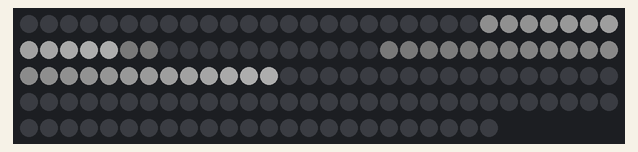
Simulated run of this sketch. Board: Arduino Uno, built for the host (arithmetic inside an expression is 32-bit, double 64-bit). Parts: 144 RGB LEDs in strip order, left to right, continuing on the next row. Dim RGB values are drawn brighter than linear; random numbers use the default seed unless the sketch sets one.

Above: at 0.46 s.
At 5.33 s:
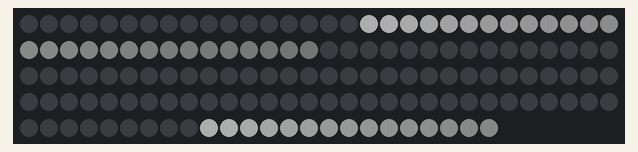
At 10.19 s:
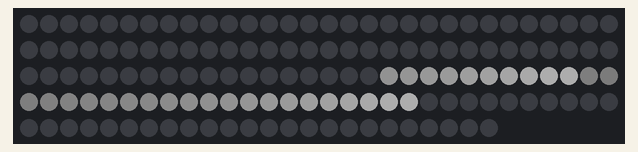
At 20.22 s:
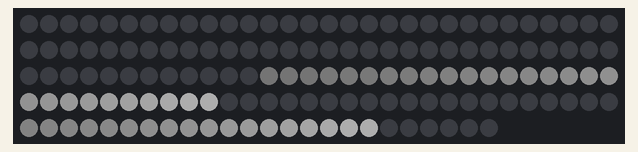
At 29.94 s:
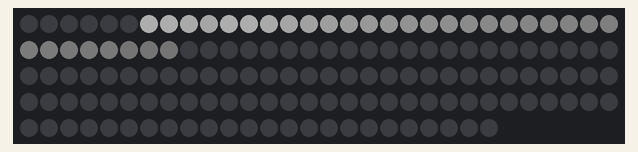
At 39.67 s:
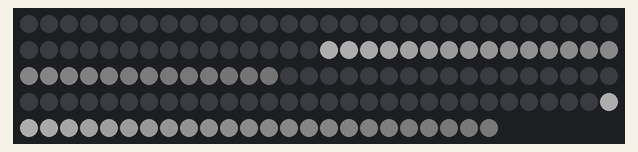

The sketch:

Comet.ino
```cpp
// Import the FastLED library so we can use it to control the lights.
#include <FastLED.h>

// Specify which digital IO port the data wire from the LED strip
// will be connected to.
#define LED_PIN     7

// Specify how many LEDs on the strip will be controlled.
// Max 637 for arduino uno memory
#define NUM_LEDS    144

// Specify the color order of the LEDs. It differs by type of LED strip
// and could be RGB, RBG, BRG, GBR, ...
// Use ThreeLightTest to determine the correct order.
#define COLOR_ORDER GRB

// LED chipset type.
#define CHIPSET     WS2812B

// Set the light brightness from 0-255.  If too bright, you
// can permanently damage the arduino, so use a small number to start.
#define BRIGHTNESS  50

// Set power limits to prevent damaging the Vout pin if powering the
// lights from the arduino. 5V 400mA are safe defaults for the Arduino.
// Higher values can be used if powering the lights from an external
// power supply.
#define MAX_VOLTS   5
#define MAX_CURRENT_MILLIAMPS 400


#define DIRECTION_OUT true
#define DIRECTION_IN  false

// Create a variable that will store the colors for the LEDs.
CRGB leds[NUM_LEDS];

// How quickly the comet tail dims out. Larger values dim the tail
// faster and make it shorter. Suggested range 200-1000
#define DIMMING  750

void setup() {
    // Configure the FastLED library to the LED strip.
    FastLED.addLeds<CHIPSET, LED_PIN, COLOR_ORDER>(leds, NUM_LEDS).setCorrection( TypicalLEDStrip );

    // clear all pixel data
    FastLED.clear(true);

    FastLED.setBrightness(BRIGHTNESS);

    FastLED.setMaxPowerInVoltsAndMilliamps(MAX_VOLTS, MAX_CURRENT_MILLIAMPS);
}

void loop() {
    static uint8_t location[2] = {NUM_LEDS / 4, NUM_LEDS / 3};
    static uint8_t speed[2] = {1, 1};
    static bool direction[2] = {DIRECTION_IN, DIRECTION_OUT};
    static int from, to;

    EVERY_N_MILLISECONDS(10) {
        // TODO: add variability to the fading by pixel.
        fadeToBlackBy(leds, NUM_LEDS, 30);
        for (int i = 0; i < 2; i++) {
            if (direction[i]) {
                if (location[i] + speed[i] >= NUM_LEDS) {
                    direction[i] = DIRECTION_IN;
                }
            } else {
                if (location[i] - speed[i] < 0) {
                    direction[i] = DIRECTION_OUT;
                }
            }

            if( random8() < 2) {
                direction[i] = !direction[i];
            }

            from = location[i];
            if (direction[i]) {
                location[i] += speed[i];
            } else {
                location[i] -= speed[i];
            }

            // For speeds greater than 1, color in all the pixels
            // between the last position and the new position.
            if (location[i] > from) {
                to = location[i];
            } else {
                to = from;
                from = location[i];
            }
            for (int i = from; i <= to; i++) {
                leds[i] = CRGB::White;
            }
        }
    }

    // Send the color instructions to the LED strip.
    FastLED.show();
}
```
